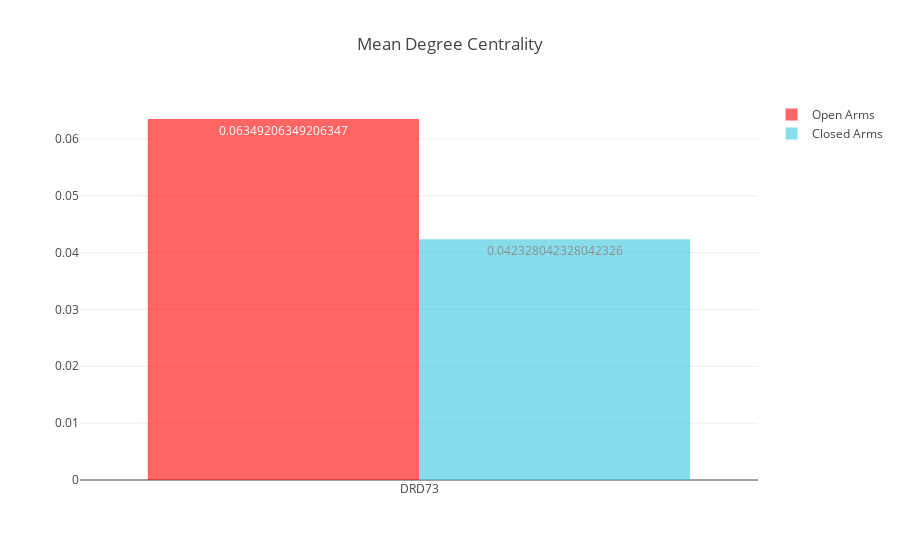

The notebook cell this image was saved under:
### Code cell
open_arms_graphs = get_behavior_graphs(feature_extractors, "OpenArms_centerpoint")

open_measures = list()
for open_arms_graph in open_arms_graphs:
    open_measures.append(open_arms_graph.mean_degree_centrality)    
    
closed_arms_graphs = get_behavior_graphs(feature_extractors, "ClosedArms_centerpoint")

closed_measures = list()
for closed_arms_graph in closed_arms_graphs:
    closed_measures.append(closed_arms_graph.mean_degree_centrality) 

x_axis = ["DRD73"]
plot_network_measures(open_measures, closed_measures, *x_axis, title="Mean Degree Centrality")

### Figure 1 — Plotly figure (JSON) as saved in the notebook; plotly's stock layout.template omitted (floating-point values rounded to 4 significant figures)
{"data": [{"marker": {"color": "rgb(255, 0, 0)"}, "name": "Open Arms", "opacity": 0.6, "text": [0.06349], "textposition": "auto", "type": "bar", "uid": "1ef680", "x": ["DRD73"], "y": [0.06349]}, {"marker": {"color": "rgb(58,200,225)"}, "name": "Closed Arms", "opacity": 0.6, "text": [0.04233], "textposition": "auto", "type": "bar", "uid": "43b56d", "x": ["DRD73"], "y": [0.04233]}], "layout": {"autosize": true, "title": "Mean Degree Centrality", "xaxis": {"autorange": true, "range": [-0.5, 0.5], "type": "category"}, "yaxis": {"autorange": true, "range": [0, 0.06683], "type": "linear"}}}
